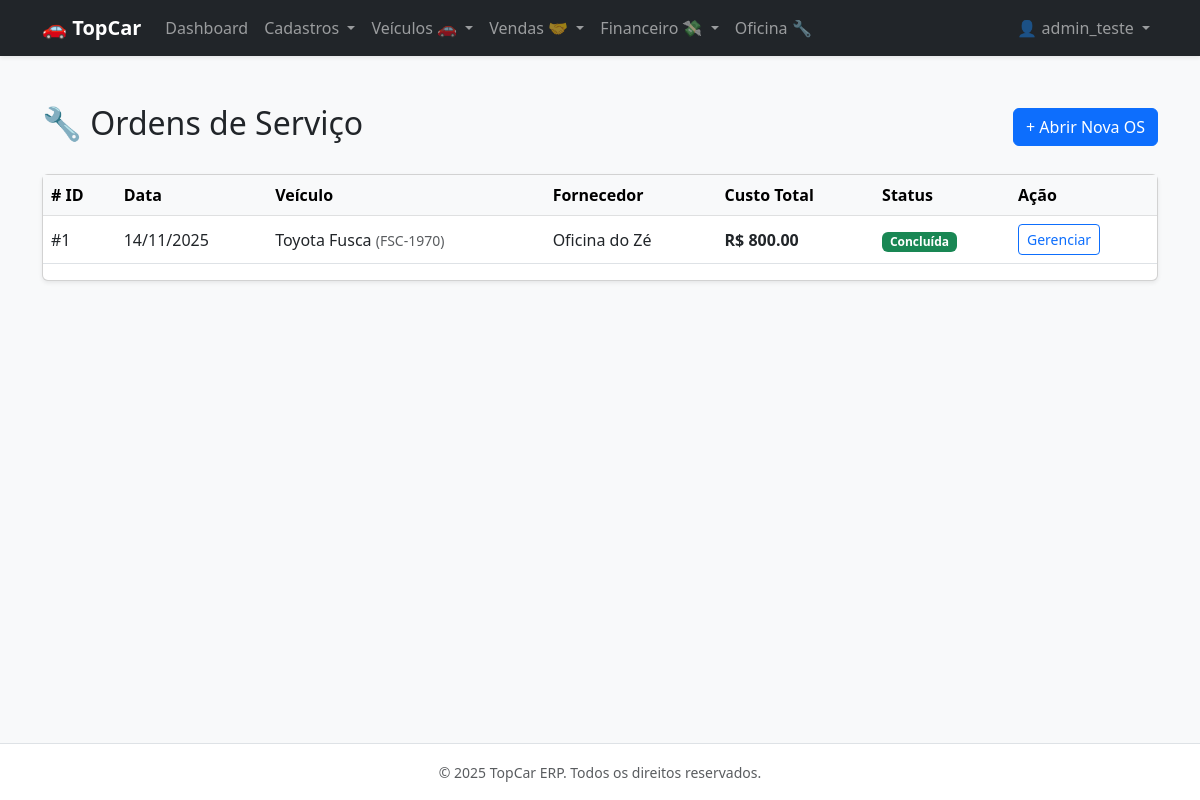
Page /maintenance/ (signed in) on the committed database.
### apps/core/models.py (models this page shows, shortened)
class CustomUser(AbstractUser):
    class Meta:
        verbose_name = 'Usuário do Sistema'
        verbose_name_plural = 'Usuários do Sistema'

### apps/maintenance/models.py (models this page shows, shortened)
class ServiceOrder(TenantAwareModel):
    STATUS_CHOICES = [
        ('REQUESTED', 'Solicitada'),
        ('APPROVED', 'Aprovada / Em Execução'),
        ('COMPLETED', 'Concluída'),
        ('CANCELED', 'Cancelada'),
    ]
    vehicle = models.ForeignKey(Vehicle, on_delete=models.PROTECT, related_name='service_orders', verbose_name="Veículo")
    supplier = models.ForeignKey(Entity, on_delete=models.PROTECT, related_name='services_provided', verbose_name="Fornecedor")
    status = models.CharField(max_length=20, choices=STATUS_CHOICES, default='REQUESTED')
    issue_date = models.DateField(auto_now_add=True, verbose_name="Data de Emissão")
    completion_date = models.DateField(null=True, blank=True, verbose_name="Data de Conclusão")
    total_cost = models.DecimalField(max_digits=10, decimal_places=2, default=0.00, verbose_name="Custo Total")
    notes = models.TextField(null=True, blank=True, verbose_name="Observações")
    class Meta:
        verbose_name = "Ordem de Serviço (OS)"
        verbose_name_plural = "Ordens de Serviço"

### apps/vehicles/models.py (models this page shows, shortened)
class Vehicle(TenantAwareModel):
    STATUS_CHOICES = [
        ('AVAILABLE', 'Disponível'),
        ('MAINTENANCE', 'Em Manutenção'),
        ('RESERVED', 'Reservado'),
        ('SOLD', 'Vendido'),
        ('WRITE_OFF', 'Baixado / Perda Total'),
    ]
    FUEL_CHOICES = [
        ('GASOLINE', 'Gasolina'),
        ('ETHANOL', 'Etanol'),
        ('FLEX', 'Flex'),
        ('DIESEL', 'Diesel'),
        ('HYBRID', 'Híbrido'),
        ('ELECTRIC', 'Elétrico'),
    ]
    model = models.ForeignKey(Model, on_delete=models.PROTECT, verbose_name="Modelo")
    chassi = models.CharField(max_length=50, unique=True, db_index=True, verbose_name="Chassi")
    plate = models.CharField(max_length=10, unique=True, null=True, blank=True, db_index=True, verbose_name="Placa")
    renavam = models.CharField(max_length=20, null=True, blank=True, verbose_name="Renavam")
    year_fab = models.PositiveIntegerField(verbose_name="Ano Fab.")
    year_model = models.PositiveIntegerField(verbose_name="Ano Mod.")
    color = models.CharField(max_length=30, verbose_name="Cor")
    mileage = models.PositiveIntegerField(default=0, verbose_name="Quilometragem (KM)")
    fuel_type = models.CharField(max_length=20, choices=FUEL_CHOICES, default='FLEX', verbose_name="Combustível")
    status = models.CharField(max_length=20, choices=STATUS_CHOICES, default='AVAILABLE', db_index=True)
    acquisition_cost = models.DecimalField(max_digits=10, decimal_places=2, verbose_name="Custo de Aquisição")
    sale_price = models.DecimalField(max_digits=10, decimal_places=2, verbose_name="Preço de Venda")
    current_owner = models.ForeignKey(
        Entity,
        on_delete=models.PROTECT,
        related_name='veiculos_proprietario',
        verbose_name="Proprietário Atual"
    )
    notes = models.TextField(null=True, blank=True, verbose_name="Observações")
    class Meta:
        verbose_name = "Veículo"
        verbose_name_plural = "Veículos"
        indexes = [
            models.Index(fields=['status', 'model']), # Índice composto para filtros comuns
        ]

class Model(TenantAwareModel):
    brand = models.ForeignKey(Brand, on_delete=models.PROTECT, related_name='models', verbose_name="Marca")
    name = models.CharField(max_length=100, verbose_name="Nome do Modelo")
    class Meta:
        verbose_name = "Modelo"
        verbose_name_plural = "Modelos"
        ordering = ['brand__name', 'name']
    def __str__(self):
        return f"{self.brand.name} {self.name}"

class Brand(TenantAwareModel):
    name = models.CharField(max_length=100, unique=True, verbose_name="Marca")
    class Meta:
        verbose_name = "Marca"
        verbose_name_plural = "Marcas"
        ordering = ['name']

### apps/parties/models.py (models this page shows, shortened)
class Entity(TenantAwareModel):
    TIPO_ENTIDADE_CHOICES = [
        ('FISICA', 'Pessoa Física'),
        ('JURIDICA', 'Pessoa Jurídica'),
    ]
    nome_razao_social = models.CharField(max_length=255, verbose_name="Nome / Razão Social")
    documento_principal = models.CharField(
        max_length=20,
        unique=True,
        db_index=True,
        verbose_name="CPF/CNPJ"
    )
    tipo_entidade = models.CharField(
        max_length=10,
        choices=TIPO_ENTIDADE_CHOICES,
        default='FISICA'
    )
    email = models.EmailField(null=True, blank=True)
    telefone = models.CharField(max_length=20, null=True, blank=True)
    class Meta:
        verbose_name = 'Entidade'
        verbose_name_plural = 'Entidades'
        indexes = [
            models.Index(fields=['nome_razao_social']),
        ]

### apps/maintenance/views.py (the view)
# urls.py: path('', views.maintenance_list, name='maintenance_list'),
@login_required
def maintenance_list(request):
    orders = ServiceOrder.objects.select_related('vehicle', 'supplier').order_by('-issue_date')
    return render(request, 'maintenance/maintenance_list.html', {'orders': orders})

### templates/maintenance/maintenance_list.html (shortened to what this page needs)
{% extends 'base.html' %}
{% block content %}
<div class="d-flex justify-content-between align-items-center mb-4">
    <h2>🔧 Ordens de Serviço</h2>
    <a href="{% url 'maintenance_create' %}" class="btn btn-primary">+ Abrir Nova OS</a>
</div>
<div class="card shadow-sm">
    <div class="table-responsive">
        <table class="table table-hover align-middle">
            <thead class="table-light">
                <tr>
                    <th># ID</th>
                    <th>Data</th>
                    <th>Veículo</th>
                    <th>Fornecedor</th>
                    <th>Custo Total</th>
                    <th>Status</th>
                    <th>Ação</th>
                </tr>
            </thead>
            <tbody>
                {% for os in orders %}
                <tr>
                    <td>#{{ os.id }}</td>
                    <td>{{ os.issue_date|date:"d/m/Y" }}</td>
                    <td>{{ os.vehicle.model }} <small class="text-muted">({{ os.vehicle.plate }})</small></td>
                    <td>{{ os.supplier.nome_razao_social }}</td>
                    <td class="fw-bold">R$ {{ os.total_cost }}</td>
                    <td>
                        {% if os.status == 'COMPLETED' %}
                            <span class="badge bg-success">Concluída</span>
                        {% elif os.status == 'APPROVED' %}
                            <span class="badge bg-warning text-dark">Em Aberto</span>
                        {% else %}
                            <span class="badge bg-secondary">{{ os.get_status_display }}</span>
                        {% endif %}
                    </td>
                    <td>
                        <a href="{% url 'maintenance_detail' os.id %}" class="btn btn-sm btn-outline-primary">Gerenciar</a>
                    </td>
                </tr>
                {% empty %}
                <tr><td colspan="7" class="text-center py-5">Nenhuma manutenção registrada.</td></tr>
                {% endfor %}
            </tbody>
        </table>
    </div>
</div>
{% endblock %}

### templates/base.html (shortened to what this page needs)
<!DOCTYPE html>
<html lang="pt-br">
<head>
    <link href="https://cdn.jsdelivr.net/npm/bootstrap@5.3.0/dist/css/bootstrap.min.css" rel="stylesheet">
</head>
<body class="bg-light d-flex flex-column min-vh-100">
    <nav class="navbar navbar-expand-lg navbar-dark bg-dark shadow-sm">
        <div class="container">
            <a class="navbar-brand fw-bold" href="{% url 'dashboard' %}">🚗 TopCar</a>
            <div class="collapse navbar-collapse" id="navbarNav">
                <ul class="navbar-nav me-auto">
                    {% if user.is_authenticated %}
                        <li class="nav-item">
                            <a class="nav-link" href="{% url 'dashboard' %}">Dashboard</a>
                        </li>
                        <li class="nav-item dropdown">
                            <a class="nav-link dropdown-toggle" href="#" role="button" data-bs-toggle="dropdown">
                                Cadastros
                            </a>
                        </li>
                        <li class="nav-item dropdown">
                            <a class="nav-link dropdown-toggle" href="#" role="button" data-bs-toggle="dropdown">
                                Veículos 🚗
                            </a>
                        </li>
                        <li class="nav-item dropdown">
                            <a class="nav-link dropdown-toggle" href="#" role="button" data-bs-toggle="dropdown">
                                Vendas 🤝
                            </a>
                        </li>
                        <li class="nav-item dropdown">
                            <a class="nav-link dropdown-toggle" href="#" role="button" data-bs-toggle="dropdown">
                                Financeiro 💸
                            </a>
                        </li>
                        <li class="nav-item">
                            <a class="nav-link" href="{% url 'maintenance_list' %}">Oficina 🔧</a>
                        </li>
                    {% endif %}
                </ul>
                <ul class="navbar-nav">
                    {% if user.is_authenticated %}
                        <li class="nav-item dropdown">
                            <a class="nav-link dropdown-toggle" href="#" role="button" data-bs-toggle="dropdown">
                                👤 {{ user.username }}
                            </a>
                        </li>
                    {% else %}
                        <li class="nav-item">
                            <a class="nav-link btn btn-primary text-white px-4" href="{% url 'login' %}">Entrar</a>
                        </li>
                    {% endif %}
                </ul>
            </div>
        </div>
    </nav>
    <main class="container my-4 flex-grow-1">
        {% block content %}
        {% endblock %}
    </main>
    <footer class="bg-white py-3 mt-auto border-top">
        <div class="container text-center text-muted">
            <small>&copy; 2025 TopCar ERP. Todos os direitos reservados.</small>
        </div>
    </footer>
</body>
</html>

### rows in the picture
CustomUser: username "admin_teste"
ServiceOrder: id "1", issue_date "14/11/2025", vehicle.model "Toyota Fusca", vehicle.plate "FSC-1970", supplier.nome_razao_social "Oficina do Zé", total_cost "800.00", status "Concluída"
